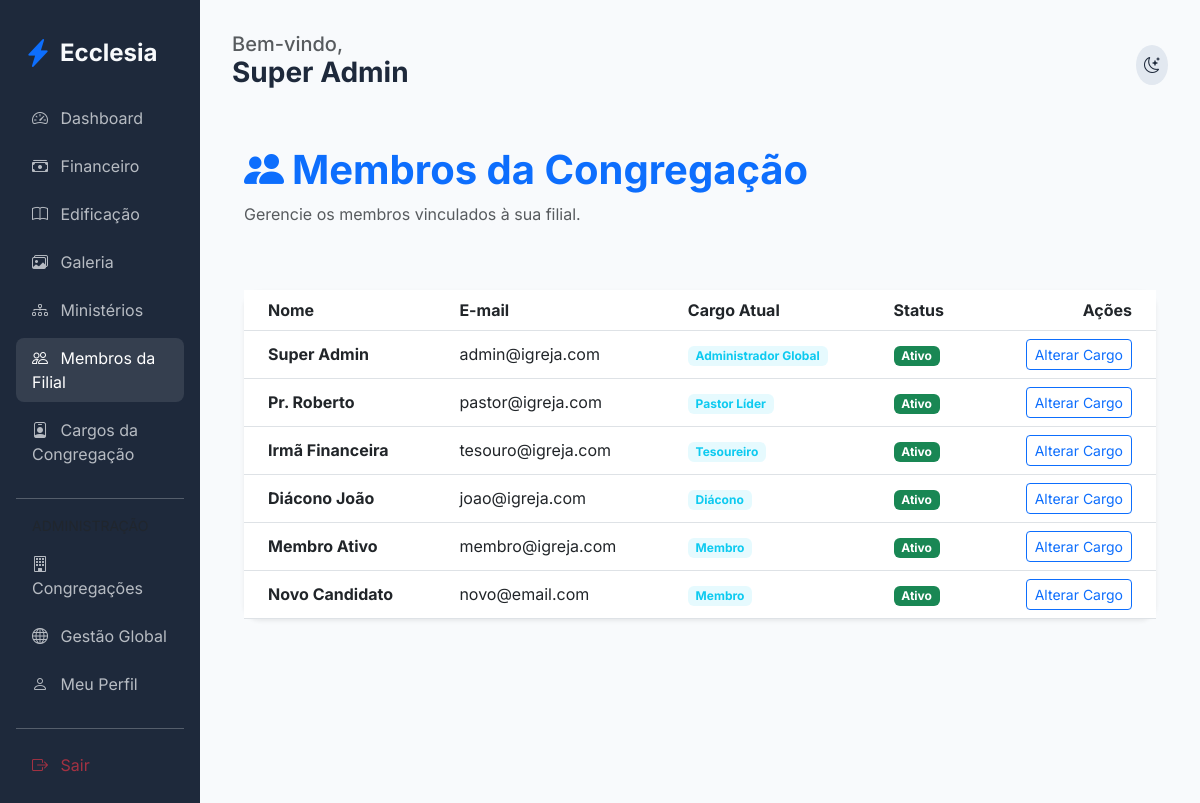
Before: /members/my-church/members (signed in) with the older database file.
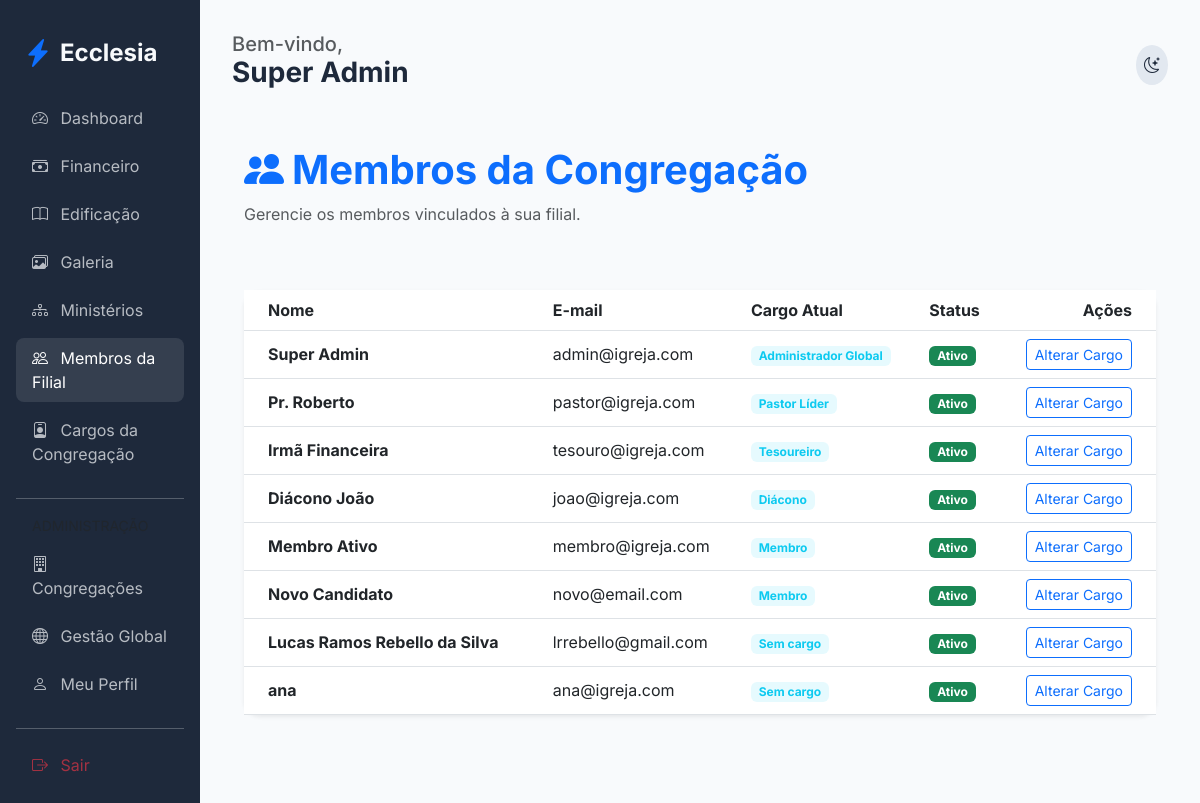
After: the same page with the newer database file.
### app/core/models.py (models this page shows, shortened)
class User(db.Model, UserMixin):
    id = db.Column(db.Integer, primary_key=True)
    name = db.Column(db.String(100), nullable=False)
    email = db.Column(db.String(120), unique=True, nullable=False)
    password_hash = db.Column(db.String(128))
    birth_date = db.Column(db.Date)
    gender = db.Column(db.String(20))
    documents = db.Column(db.String(200)) # Flexível para diferentes países
    address = db.Column(db.Text)
    phone = db.Column(db.String(50))
    status = db.Column(db.String(20), default='pending') # pending, active, rejected
    is_ministry_leader = db.Column(db.Boolean, default=False)
    church_id = db.Column(db.Integer, db.ForeignKey('church.id'))
    family_id = db.Column(db.Integer, db.ForeignKey('family.id'), nullable=True)
    church_role_id = db.Column(db.Integer, db.ForeignKey('church_role.id'), nullable=True)
    ministries = db.relationship('Ministry', secondary=member_ministries, backref=db.backref('members', lazy='dynamic'))
    can_manage_ministries = db.Column(db.Boolean, default=False)
    can_manage_media = db.Column(db.Boolean, default=False)
    can_publish_devotionals = db.Column(db.Boolean, default=False)
    can_approve_members = db.Column(db.Boolean, default=False)
    can_manage_finance = db.Column(db.Boolean, default=False)
    can_manage_kids = db.Column(db.Boolean, default=False)
    can_manage_events = db.Column(db.Boolean, default=False)  # para eventos gerais

class ChurchRole(db.Model):
    id = db.Column(db.Integer, primary_key=True)
    name = db.Column(db.String(80), nullable=False)
    description = db.Column(db.Text, nullable=True)
    church_id = db.Column(db.Integer, db.ForeignKey('church.id'), nullable=False)
    is_active = db.Column(db.Boolean, default=True)
    order = db.Column(db.Integer, default=0)  # para ordenar na exibição
    users = db.relationship('User', backref='church_role', lazy=True)

### app/modules/members/routes.py (the view)
@members_bp.route('/my-church/members')
@login_required
def church_members():
    if not current_user.can_approve_members and not (current_user.church_role and current_user.church_role.name in ['Administrador Global', 'Pastor Líder']):
        flash('Acesso negado.', 'danger')
        return redirect(url_for('members.dashboard'))
    members = User.query.filter_by(church_id=current_user.church_id).all()
    return render_template('members/church_members.html', members=members)

### app/templates/members/church_members.html
{% extends "base.html" %}
{% block content %}
<div class="container py-4">
    <div class="d-flex justify-content-between align-items-center mb-5">
        <div>
            <h1 class="fw-bold text-primary"><i class="bi bi-people-fill me-2"></i>Membros da Congregação</h1>
            <p class="text-muted">Gerencie os membros vinculados à sua filial.</p>
        </div>
    </div>
    <div class="card border-0 shadow-sm">
        <div class="table-responsive">
            <table class="table table-hover align-middle mb-0">
                <thead class="bg-light">
                    <tr>
                        <th class="ps-4">Nome</th>
                        <th>E-mail</th>
                        <th>Cargo Atual</th>
                        <th>Status</th>
                        <th class="text-end pe-4">Ações</th>
                    </tr>
                </thead>
                <tbody>
                    {% for member in members %}
                    <tr>
                        <td class="ps-4 fw-bold">{{ member.name }}</td>
                        <td>{{ member.email }}</td>
                        <td><span class="badge bg-info bg-opacity-10 text-info">{{ member.church_role.name if member.church_role else 'Sem cargo' }}</span></td>
                        <td>
                            {% if member.status == 'active' %}
                            <span class="badge bg-success">Ativo</span>
                            {% elif member.status == 'pending' %}
                            <span class="badge bg-warning">Pendente</span>
                            {% else %}
                            <span class="badge bg-danger">Inativo</span>
                            {% endif %}
                        </td>
                        <td class="text-end pe-4">
                            <a href="{{ url_for('members.promote_member', id=member.id) }}" class="btn btn-sm btn-outline-primary">Alterar Cargo</a>
                        </td>
                    </tr>
                    {% endfor %}
                </tbody>
            </table>
        </div>
    </div>
</div>
{% endblock %}

### app/templates/base.html (shortened to what the changed rows need)
<!DOCTYPE html>
<html lang="pt-BR">
<head>
    <link href="https://cdn.jsdelivr.net/npm/bootstrap@5.3.0/dist/css/bootstrap.min.css" rel="stylesheet">
    <link href="https://cdn.jsdelivr.net/npm/bootstrap-icons@1.10.0/font/bootstrap-icons.css" rel="stylesheet">
    <link rel="stylesheet" href="{{ url_for('static', filename='css/premium.css') }}">
</head>
<body>
    <div class="container-fluid">
        <div class="row">
            <div class="col-md-9 col-lg-10 main-content {{ 'mx-auto' if not current_user.is_authenticated }}">
                <header class="d-flex justify-content-between align-items-center mb-4">
                    <div>
                        {% if current_user.is_authenticated %}
                        <h5 class="text-muted mb-0">Bem-vindo,</h5>
                        <h3 class="fw-bold">{{ current_user.name }}</h3>
                        {% endif %}
                    </div>
                </header>
                {% block content %}{% endblock %}
            </div>
        </div>
    </div>
</body>
</html>

Changed rows visible on the page:
now on this page (row edited): User: name "Lucas Ramos Rebello da Silva", email "lrrebello@gmail.com", church_role "Sem cargo", status "Ativo"
added User: name "ana", email "ana@igreja.com", church_role "Sem cargo", status "Ativo"
